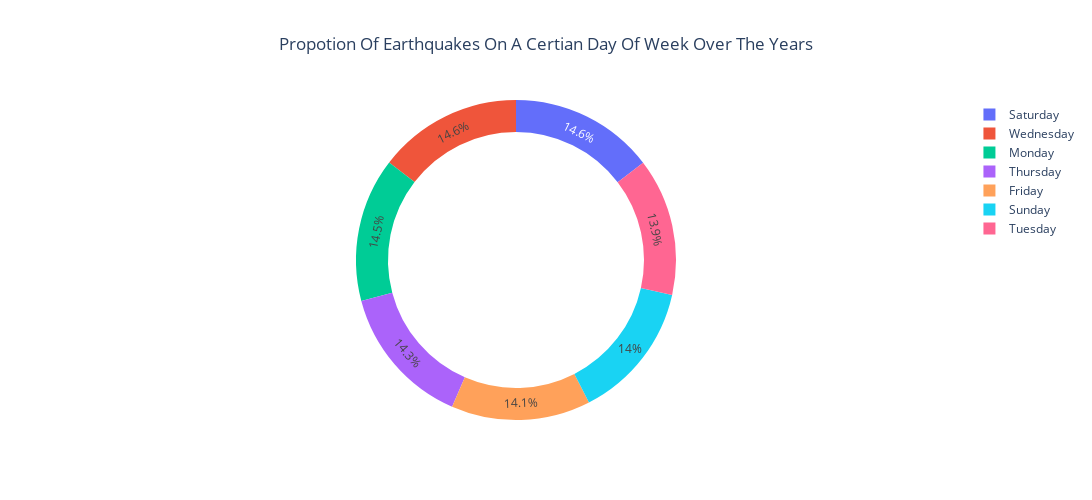

The code cell stored with this chart in its notebook:
### Code cell
# Preparing the data.
data['Day_of_Week'] = data['Date'].dt.day_name()
tmp = data[['Year','Day_of_Week']]

# Resetting the index.
tmp=tmp.groupby(by='Year').agg(lambda x:x.value_counts().index[0])
tmp = tmp.reset_index()

# Ciming up with the 7 days of a week.
days = ['Monday', 'Tuesday', 'Wednesday', 'Thursday', 'Friday', 'Saturday','Sunday']
days = {k:days[k] for k in range(0,7)}
tmp['Day_of_Week'] = tmp['Day_of_Week'].replace(days)

# Extract labels and values
labels = data['Day_of_Week'].value_counts().index
values = data['Day_of_Week'].value_counts().values

# Making the figure
fig = go.Figure(data=[go.Pie(labels=labels, values=values, hole=.8)])

# Updating the layout
fig.update_layout(height=500, 
                  width=1200, 
                  title_text='Propotion Of Earthquakes On A Certian Day Of Week Over The Years', 
                  title_x=0.5)

# Plotting the figure.
fig

### Figure 1 — Plotly figure (JSON) as saved in the notebook; plotly's stock layout.template omitted (floating-point values rounded to 4 significant figures)
{"data": [{"hole": 0.8, "labels": ["Saturday", "Wednesday", "Monday", "Thursday", "Friday", "Sunday", "Tuesday"], "type": "pie", "values": [3420, 3411, 3405, 3359, 3296, 3269, 3252]}], "layout": {"height": 500, "title": {"text": "Propotion Of Earthquakes On A Certian Day Of Week Over The Years", "x": 0.5}, "width": 1200}}
